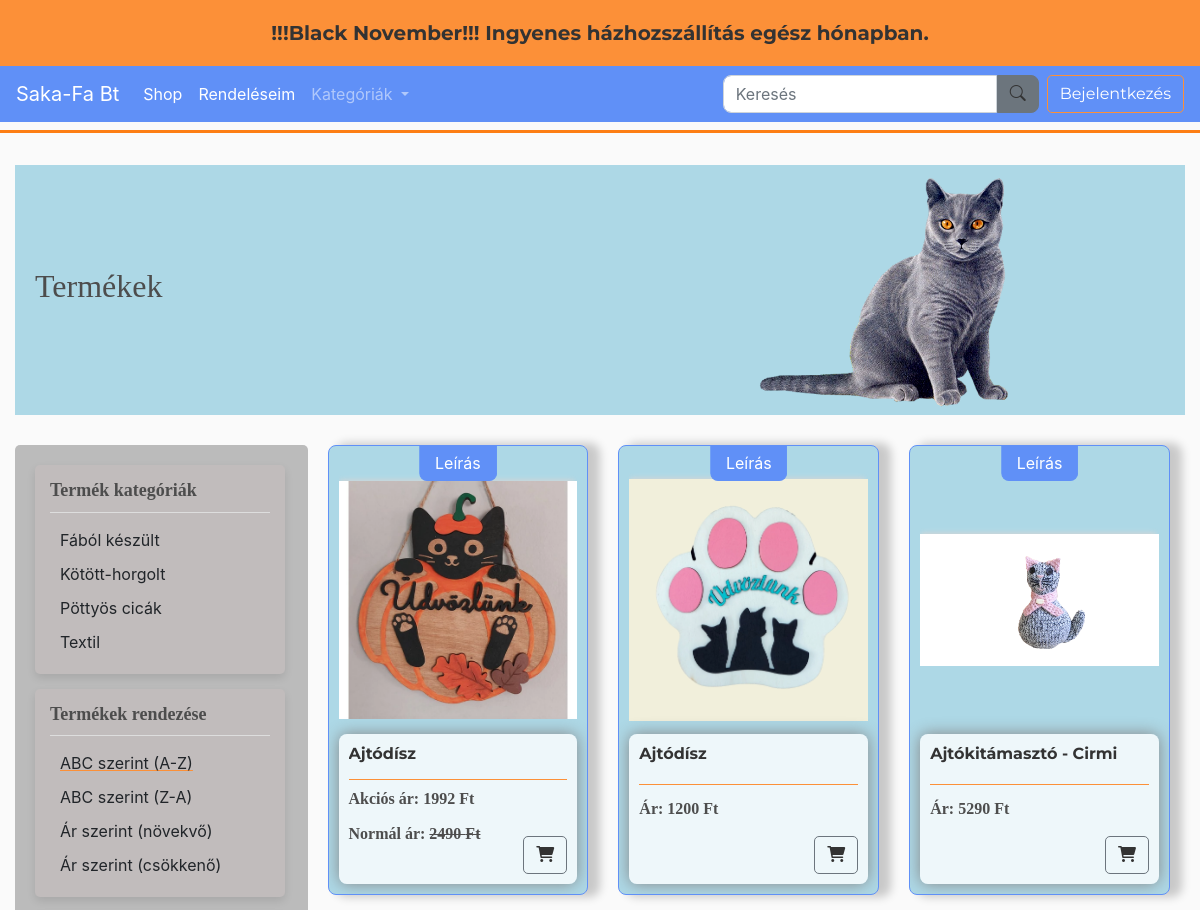
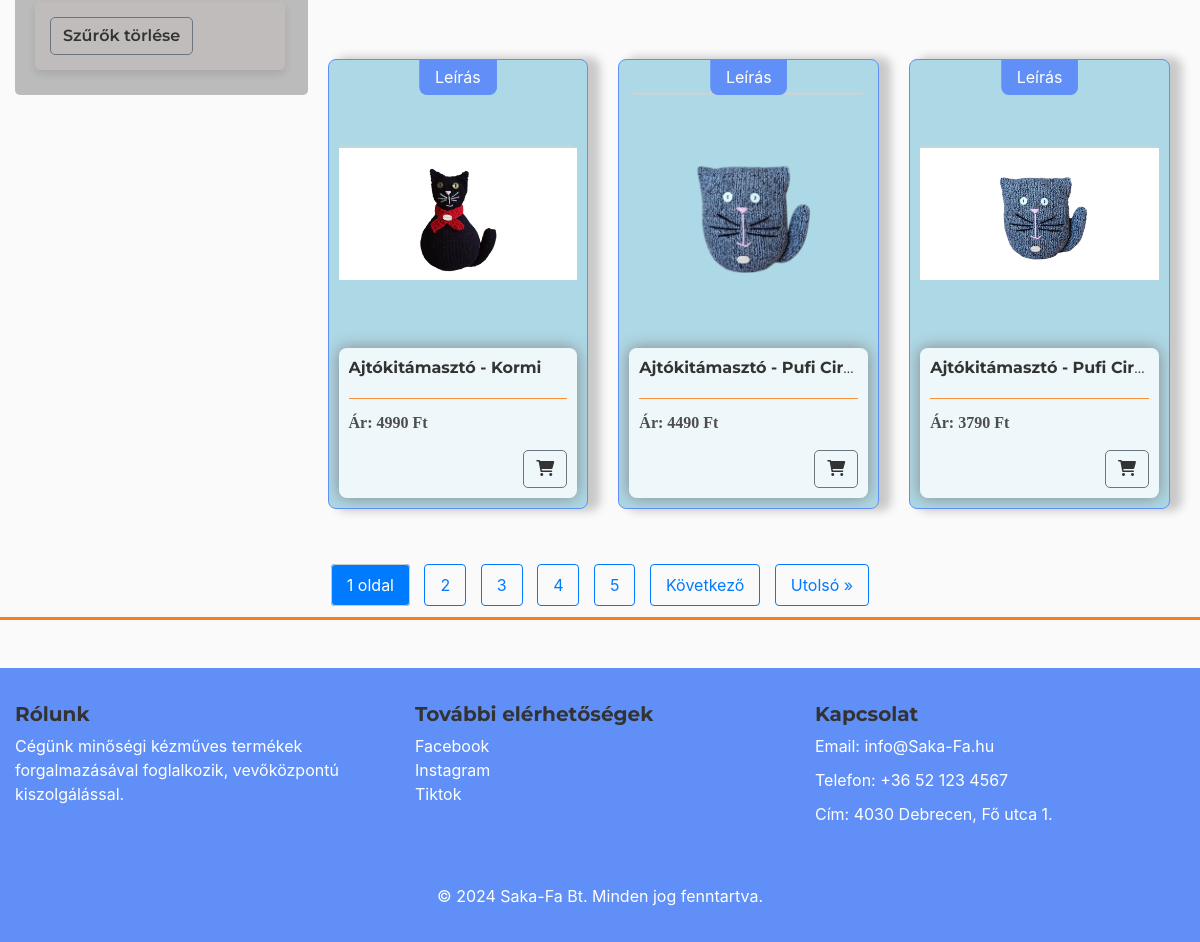
/store/, run on the app's committed database (2 pictures, top to bottom).
### store/models.py (models this page shows, shortened)
class Product(models.Model):
    CATEGORY_CHOICES = [
        ('option1', 'FÁBÓL KÉSZÜLT'),
        ('option2', 'KÖTÖTT-HORGOLT'),
        ('option3', 'PÖTTYÖSCICA'),
        ('option4', 'TEXTIL'),
    ]
    name = models.CharField(max_length=200)
    price = models.FloatField()
    discount_percentage = models.FloatField(default=0)  # Kedvezmény százalék mező
    image = models.ImageField(null=True, blank=True)
    description = models.TextField(blank=True)
    category = models.CharField(max_length=10, choices=CATEGORY_CHOICES, default='option1')
    class Meta:
        verbose_name = "Termék"
        verbose_name_plural = "Termékek"
    @property
    def imageURL(self):
        try:
            url = self.image.url
        except:
            url = ''
        return url
    @property
    def discounted_price(self):
        if self.discount_percentage > 0:
            discount_amount = (self.discount_percentage / 100) * self.price
            return round(self.price - discount_amount, 2)
        return self.price

### store/views.py (the view)
# urls.py: path('', include('store.urls')),
def store(request):
    cart_data = cartData(request)  # Kosár adatok lekérdezése
    cartItems = cart_data['cartItems']
    items = cart_data['items']
    sort_by = request.GET.get('sort_by', 'name')  # Alapértelmezett rendezés név szerint
    order = request.GET.get('order', 'asc')  # Alapértelmezett sorrend növekvő
    filter_categories = request.GET.getlist('filter_category', [])  # Több kategória támogatása
    products = Product.objects.all()
    if filter_categories:
        products = products.filter(category__in=filter_categories)
    if sort_by and order:
        if order == 'asc':
            products = products.order_by(sort_by)
        else:
            products = products.order_by(f'-{sort_by}')
    paginator = Paginator(products, 6)  # 6 termék oldalanként
    page_number = request.GET.get('page')
    products_page = paginator.get_page(page_number)
    context = {
        'products': products_page,
        'cartItems': cartItems,
        'items': items,
        'selected_categories': filter_categories,
        'sort_by': sort_by,
        'order': order,
    }
    return render(request, 'store/store.html', context)

### store/templatetags/markdown_extras.py (called while the page is built)
@register.filter()
@stringfilter
def markdown(value):
    return md.markdown(value, extensions=['markdown.extensions.fenced_code'])

### store/views.py (called while the page is built)
def cartData(request):
    if request.user.is_authenticated:
        customer = request.user.customer
        orders = Order.objects.filter(customer=customer, complete=False)
        if orders.exists():
            order = orders.first()
            items = order.orderitem_set.all()
            cartItems = order.get_cart_items
        else:
            items = []
            cartItems = 0
            order = {'get_cart_total': 0, 'get_cart_items': 0}  # Üres kosár
    else:
        items = []
        cartItems = 0
        order = {'get_cart_total': 0, 'get_cart_items': 0}  # Üres kosár
    return {'cartItems': cartItems, 'order': order, 'items': items}

### store/templates/store/store.html (shortened to what this page needs)
{% extends "store/main.html" %}
{% load static %}
{% load markdown_extras %}
{% block content %}
<div class="title-banner">
    <div class="title-text-section">
        <h2>Termékek</h2>
    </div>
    <div class="image-section">
        <img src="{% static 'images/hamvas.png' %}" style="width:100%">
    </div>
</div>
<div class="container">
    <div class="row">
        <div class="left-column col-12 col-md-3">
            <div class="store-container">
                <form method="get" action=".">
                    <div class="sidebar-menu">
                        <h3>Termék kategóriák</h3>
                        <hr>
                        <ul class="custom-list">
                            <li onclick="toggleCategory(this, 'option1');" class="{% if 'option1' in selected_categories %}selected{% endif %}">
                                Fából készült
                            </li>
                            <li onclick="toggleCategory(this, 'option2');" class="{% if 'option2' in selected_categories %}selected{% endif %}">
                                Kötött-horgolt
                            </li>
                            <li onclick="toggleCategory(this, 'option3');" class="{% if 'option3' in selected_categories %}selected{% endif %}">
                                Pöttyös cicák
                            </li>
                            <li onclick="toggleCategory(this, 'option4');" class="{% if 'option4' in selected_categories %}selected{% endif %}">
                                Textil
                            </li>
                        </ul>
                    </div>
                    <div class="sidebar-menu">
                        <h3>Termékek rendezése</h3>
                        <hr>
                        <ul class="custom-list">
                            <li onclick="sortBy(this, 'name', 'asc');" class="{% if sort_by == 'name' and order == 'asc' %}selected{% endif %}">
                                ABC szerint (A-Z)
                            </li>
                            <li onclick="sortBy(this, 'name', 'desc');" class="{% if sort_by == 'name' and order == 'desc' %}selected{% endif %}">
                                ABC szerint (Z-A)
                            </li>
                            <li onclick="sortBy(this, 'price', 'asc');" class="{% if sort_by == 'price' and order == 'asc' %}selected{% endif %}">
                                Ár szerint (növekvő)
                            </li>
                            <li onclick="sortBy(this, 'price', 'desc');" class="{% if sort_by == 'price' and order == 'desc' %}selected{% endif %}">
                                Ár szerint (csökkenő)
                            </li>
                        </ul>
                    </div>
                    <div class="sidebar-menu">
                    <a href="{% url 'reset_filters' %}" class="btn btn-outline-secondary btn-checkbox">Szűrők törlése</a>
                    </div>
                </form>
            </div>
        </div>
        <div class="right-column col-12 col-md-9">
            <div class="row">
                {% for product in products %}
                <div class="col-12 col-md-6 col-lg-4 mb-4">
                    <div class="filter-card">
                        <div class="filter-card-img">
                            <a href="{% url 'product_detail' product.id %}">
                                <img class="thumbnail" src="{{ product.imageURL }}" alt="{{ product.name }}">
                            </a>
                        </div>
                        <div class="filter-card-description-trigger"> <a href="{% url 'product_detail' product.id %}">Leírás</a></div>
                        <div class="box-element">
                            <h6 class="product-name"><strong>{{ product.name }}</strong></h6>
                            <hr>
                            <button data-product="{{ product.id }}" data-action="add" class="btn btn-outline-secondary add-btn update-cart btn-bottom-right"><i class="fas fa-shopping-cart"></i></button>
                            <h4 style="display: inline-block; float: left;">
                                <div class="product">
                                    {% if product.discount_percentage > 0 %}
                                        <p>Akciós ár: <strong>{{ product.discounted_price|floatformat:0 }} Ft</strong></p>
                                        <p>Normál ár: <span style="text-decoration: line-through;">{{ product.price|floatformat:0 }} Ft</span></p>
                                    {% else %}
                                        <p>Ár: <strong>{{ product.price|floatformat:0 }} Ft</strong></p>
                                    {% endif %}
                                </div>
                            </h4><br>
                        </div>
                    </div>
                </div>
                {% endfor %}
            </div>
        </div>
    </div>
</div>
<div class="pagination">
    <span class="step-links">
        {% for num in products.paginator.page_range %}
            {% if products.number == num %}
                <span class="current">{{ num }} oldal</span>
            {% else %}
                <a href="?page={{ num }}&sort_by={{ sort_by }}&order={{ order }}&{% for cat in selected_categories %}filter_category={{ cat }}&{% endfor %}">{{ num }}</a>
            {% endif %}
        {% endfor %}
        {% if products.has_next %}
            <a href="?page={{ products.next_page_number }}&sort_by={{ sort_by }}&order={{ order }}&{% for cat in selected_categories %}filter_category={{ cat }}&{% endfor %}">Következő</a>
            <a href="?page={{ products.paginator.num_pages }}&sort_by={{ sort_by }}&order={{ order }}&{% for cat in selected_categories %}filter_category={{ cat }}&{% endfor %}">Utolsó &raquo;</a>
        {% endif %}
    </span>
</div>
{% endblock content %}

### static/css/main.css (style rules this page uses)
body { background-color: hsl(0, 0%, 98%); }
h1,h2,h3,h4,h5,h6 { color:hsl(0, 0%, 30%); font-family: 'Lora', serif; }
.box-element { box-shadow:hsl(0, 0%, 53%) 0 0 16px; background-color: #fff; border-radius: 8px; padding: 10px; flex-grow: 1; position: relative; z-index: 2; background: rgba(255, 255, 255, 0.8); min-height: 150px; display: flex; flex-direction: column; justify-content: space-between; }
.box-element .btn-bottom-right { position: absolute; bottom: 10px; right: 10px; }
.box-element p { color:hsl(0, 0%, 30%); }
.box-element hr { border: none; height: 1px; background-color: #fc9038; margin: 5px 0; }
.filter-card { display: flex; flex-direction: column; justify-content: space-between; width: 100%; height: 450px; padding: 10px; margin: 20px 0; box-sizing: border-box; border: 1px solid #6090f7; border-radius: 8px; overflow: hidden; position: relative; box-shadow: 10px 0px 10px 2px rgba(0, 0, 0, 0.2); background-color: #add8e6; color: white; }
.filter-card-description-trigger { position: absolute; top: 0; left: 50%; transform: translateX(-50%); background-color: #6090f7 ; padding: 5px 15px; border-radius: 0 0 8px 8px; cursor: pointer; z-index: 10; text-align: center; border-width: 0 1px 1px 1px; border-style: solid; border-color: #6090f7; }
.filter-card-description-trigger a { color: white; }
.filter-card-img { width: 100%; height: 300px; display: flex; justify-content: center; align-items: center; overflow: hidden; transition: transform 0.3s ease; z-index: 1; margin-top: 10px; }
.filter-card-img img { max-width: 100%; max-height: 100%; }
.thumbnail { width: 100%; max-height: 300px; object-fit: contain; box-shadow: -1px -3px 5px -2px rgba(214, 214, 214, 1); }
.box-element h4, h6 { font-family: 'Lora', serif; font-size: 2em; color: #333; font-weight: bold; }
.btn, h4, h6 { font-family: 'Montserrat', sans-serif; font-size: 1em; color: #333333; font-weight: 600; }
h4 { font-size: 1.25em; font-weight: bold; }
h6 { font-size: 1em; font-weight: normal; }
.product { border-radius: 0 0 4px 4px; max-height: 50px; }
.col-lg-4, .col-lg-6, .col-lg-8, .col-lg-12 { margin-top: 10px; }
.btn { border-radius: 5px; }
.mb-4 { margin-bottom: 1.5rem; }
.product-name { white-space: nowrap; overflow: hidden; text-overflow: ellipsis; }
.title-banner { display: flex; justify-content: space-between; align-items: center; background-color: #add8e6; }
.title-text-section { flex: 1; padding: 20px; text-align: left; max-width: 50%; font-family: 'Montserrat', sans-serif; font-size: 2.5em; font-weight: 700; color: #333333; }
.image-section { flex: 1; max-width: 50%; background-color: transparent; overflow: hidden; position: relative; text-align: right; }
.image-section img { width: 100%; height: 250px; object-fit:contain; }
.left-column { background-color: #bbb; padding: 20px; margin-top: 30px; border-radius: 5px; height: auto; max-height: 560px; min-height: 300px; position: sticky; top: 30px; z-index: 1000; }
.sidebar-menu { display: inline-block; background-color: #f8f9fa; padding: 15px; border-radius: 5px; box-shadow: 0 4px 8px rgba(0, 0, 0, 0.1); margin-bottom: 15px; }
.sidebar-menu h3 { font-size: 18px; font-weight: bold; margin-bottom: 10px; }
.sidebar-menu hr { border: none; border-top: 1px solid #ddd; margin: 10px 0; }
.custom-list { list-style-type: none; padding: 0; margin: 0; }
.custom-list li { cursor: pointer; padding: 5px 10px; transition: color 0.3s, text-decoration 0.3s; }
.custom-list li.selected { text-decoration: underline; text-decoration-color: #fc9038; }
.right-column { padding-left: 20px; }
.container { max-width: 1200px; margin: 0 auto; }
.pagination { display: flex; justify-content: center; margin: 20px 0; }
.pagination a { margin: 0 5px; padding: 10px 15px; border: 1px solid #007bff; color: #007bff; text-decoration: none; border-radius: 4px; }
.pagination .current { margin: 0 5px; padding: 10px 15px; border: 1px solid #ccc; border-radius: 4px; color: white; background-color: #007bff; }
.sidebar-menu { width: 250px; background-color: #c1bcbc; padding: 15px; border-radius: 5px; box-shadow: 0 4px 8px rgba(0, 0, 0, 0.1); }
.product p { font-size: 1rem; }

### data on the page
Product: imageURL (picture), name "Ajtódísz", discounted_price "1992", price "2490"
Product: imageURL (picture), name "Ajtódísz", price "1200"
Product: imageURL (picture), name "Ajtókitámasztó - Cirmi", price "5290"
Product: imageURL (picture), name "Ajtókitámasztó - Kormi", price "4990"
Product: imageURL (picture), name "Ajtókitámasztó - Pufi Cir…", price "4490"
Product: imageURL (picture), name "Ajtókitámasztó - Pufi Cir…", price "3790"

### other printed values
{{ num }} "1"
{{ num }} "2" "3" "4" "5"
